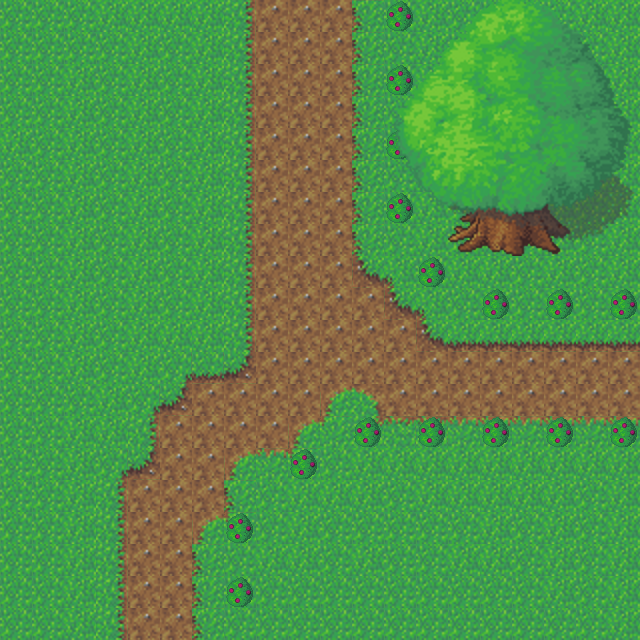

A 2D game scene composited from a Tiled map and its tileset images. What follows is a short description and the map's XML, with each tile layer's data collapsed to a summary:
An orthogonal 20x20 tile map with 32x32 px tiles, 3 tile layers (Tile Layer 1, foreground, foreforeground), 3 tilesets.

<map version="1.0" orientation="orthogonal" width="20" height="20" tilewidth="32" tileheight="32">
 <tileset firstgid="1" name="grass-tiles-2-small" tilewidth="32" tileheight="32">
  <image source="Tilesets/grass-tiles-2-small.png" trans="ffffff" width="384" height="192" />
 </tileset>
 <tileset firstgid="73" name="tree2-final" tilewidth="32" tileheight="32">
  <image source="Tilesets/tree2-final.png" trans="ffffff" width="256" height="256" />
 </tileset>
 <tileset firstgid="137" name="qubodup-bush_berries_0" tilewidth="32" tileheight="32">
  <image source="Tilesets/qubodup-bush_berries_0.png" trans="ffffff" width="32" height="32" />
 </tileset>
 <layer name="Tile Layer 1" width="20" height="20">
  <data>[400 cells, 400 non-empty, 17 distinct tile ids]</data>
 </layer>
 <layer name="foreground" width="20" height="20">
  <data>[400 cells, 24 non-empty, 9 distinct tile ids]</data>
 </layer>
 <layer name="foreforeground" width="20" height="20">
  <data>[400 cells, 54 non-empty, 54 distinct tile ids]</data>
 </layer>
</map>
